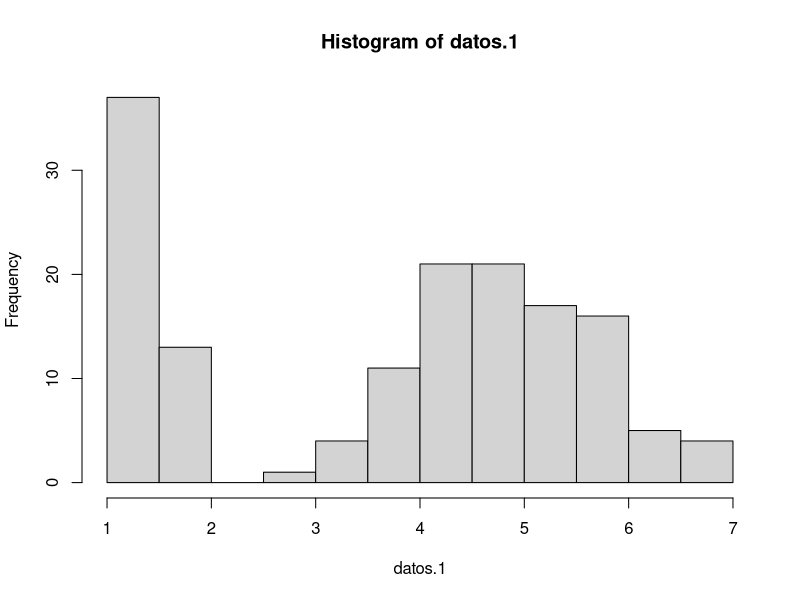
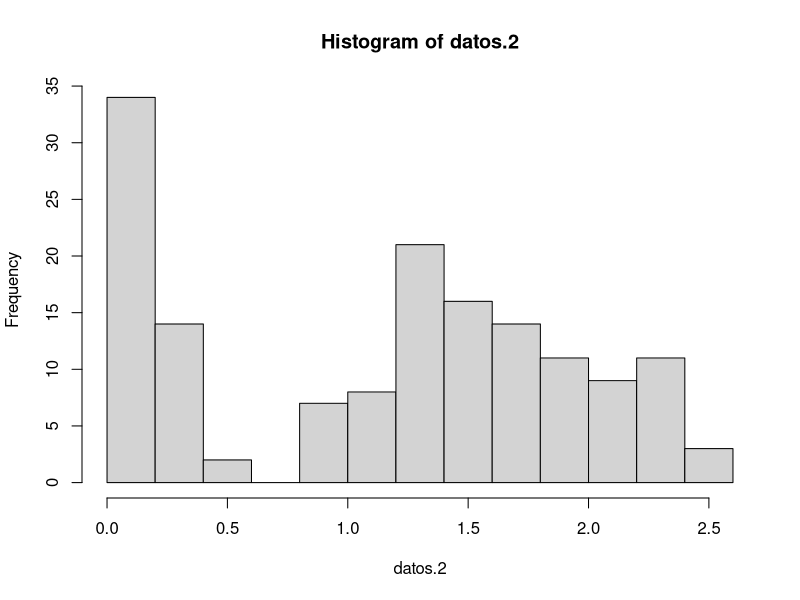

Source code (R) for these figures, in order:

#t test para 2 variables independientes

datos.1 <- iris$Petal.Length

datos.2 <- iris$Petal.Width
datos<-iris

#H0: las medias no son diferentes.

#HA: las medias si son diferentes.

#condiciones de aceptacion

#1: independencia

#2: normalidad

hist(datos.1)

hist(datos.2)

#si es significativo entonces no se comporta de forma normal
shapiro.test(datos.1)


#igualdad de varianza

#si es significativo, significa que las varianzas son distintas.

fligner.test(Petal.Length ~ Petal.Width, data = datos)

#nivel de significancia

alpha<-0.05

#si es significativo, se puede rechazar H0 y aceptar HA. Si no, no se puede rechazar H0.

t.test(datos.1,datos.2, mu = 0, alternative = "greater", conf.level = 1 - alpha)
